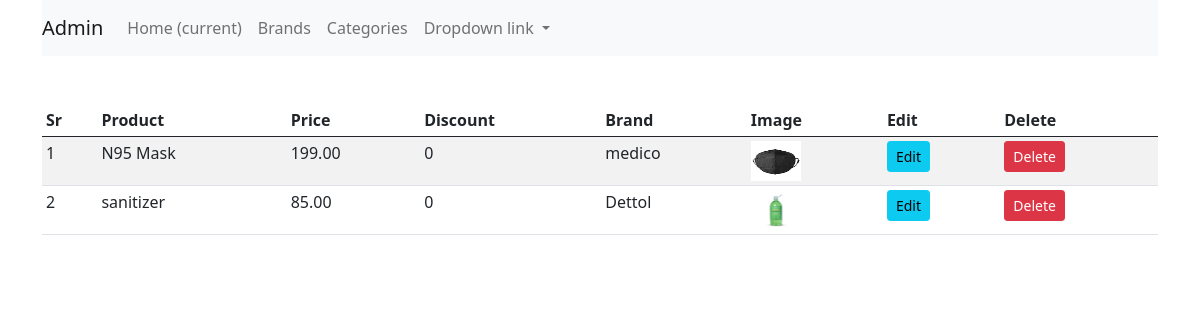
Page / (signed in) on the earlier database version.
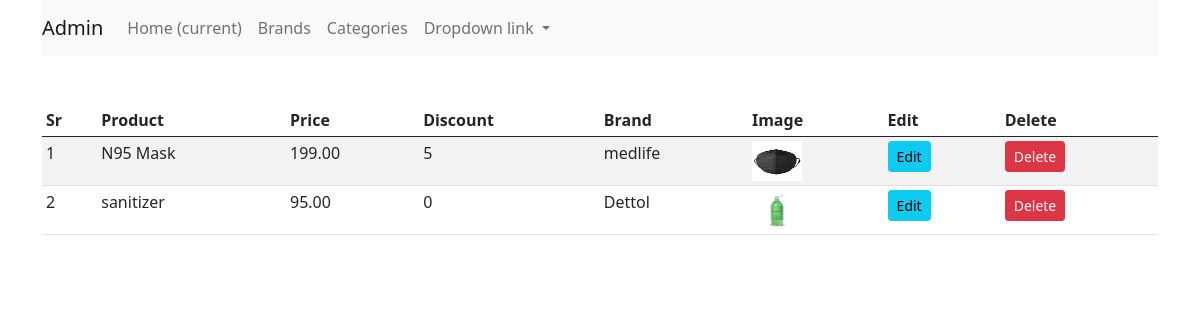
Same page on the later database version.
### shop/products/models.py (models this page shows, shortened)
class Addproduct(db.Model):
    id = db.Column(db.Integer, primary_key=True)
    name = db.Column(db.String(80), nullable=False)
    price = db.Column(db.Numeric(10,2), nullable=False)
    discount = db.Column(db.Integer, default=0)
    stock = db.Column(db.Integer, nullable=False)
    colors = db.Column(db.Text, nullable=False)
    desc = db.Column(db.Text, nullable=False)
    pub_date = db.Column(db.DateTime, nullable=False, default=datetime.utcnow)
    brand_id = db.Column(db.Integer, db.ForeignKey('brand.id'), nullable=False)
    brand = db.relationship('Brand',backref=db.backref('brands', lazy=True))
    category_id = db.Column(db.Integer, db.ForeignKey('category.id'), nullable=False)
    category = db.relationship('Category',backref=db.backref('categories', lazy=True))
    image_1 = db.Column(db.String(150), nullable=False, default='image1.jpg')
    image_2 = db.Column(db.String(150), nullable=False, default='image2.jpg')
    image_3 = db.Column(db.String(150), nullable=False, default='image3.jpg')

class Brand(db.Model):
    id = db.Column(db.Integer, primary_key=True)
    name = db.Column(db.String(30), nullable=False,unique=True)

### shop/admin/routes.py (the view)
@app.route('/')
def admin():
    if 'email' not in session:
        flash('Please login first','danger')
        return redirect(url_for('login'))
    products = Addproduct.query.all()
    return render_template('admin/index.html', title='Admin Page',products=products)

### shop/templates/admin/index.html (shortened to what this page needs)
{% extends 'layout.html' %}
{% block content %}
<div class="container">
    <nav class="navbar navbar-expand-lg navbar-light bg-light">
        <a class="navbar-brand" href="#">Admin</a>
        <div class="collapse navbar-collapse" id="navbarNavDropdown">
          <ul class="navbar-nav">
            <li class="nav-item active">
              <a class="nav-link" href="#">Home <span class="sr-only">(current)</span></a>
            </li>
            <li class="nav-item">
              <a class="nav-link" href="/brands">Brands</a>
            </li>
            <li class="nav-item">
              <a class="nav-link" href="/category">Categories</a>
            </li>
            <li class="nav-item dropdown">
              <a class="nav-link dropdown-toggle" href="#" id="navbarDropdownMenuLink" data-toggle="dropdown" aria-haspopup="true" aria-expanded="false">
                Dropdown link
              </a>
            </li>
          </ul>
        </div>
      </nav>
</div>
<div class="container mt-5">
    <table class="table table-sm table-condensed table-striped">
        <thead>
            <th>Sr</th>
            <th>Product</th>
            <th>Price</th>
            <th>Discount</th>
            <th>Brand</th>
            <th>Image</th>
            <th>Edit</th>
            <th>Delete</th>
        </thead>
        <tbody>
          {% for product in products %}
          <tr>
            <td>{{loop.index}}</td>
            <td>{{ product.name }}</td>
            <td>{{ product.price }}</td>
            <td>{{ product.discount }}</td>
            <td>{{ product.brand.name}}</td>
            <td> <img src="{{url_for('static',filename='images/' + product.image_1)}}" alt="{{product.name}}" width="50" height="40"></td>
            <td><a href="{{url_for('updateproduct',id=product.id)}}"class="btn btn-info btn-sm" >Edit</a></td>
            <td><a href="{{url_for('updateproduct',id=product.id)}}"class="btn btn-danger btn-sm" >Delete</a></td>
          </tr>
          {% endfor %}
          </tbody>
         </table>
</div>
{% endblock content %}

### shop/templates/layout.html (shortened to what this page needs)
<!doctype html>
<html lang="en">
<head>
    <link href="{{url_for('static', filename='css/bootstrap.min.css')}}" rel="stylesheet">
</head>
<body>
    {% block content %}
    {% endblock content %}
</body>
</html>

Differences in the rows shown:
changed Addproduct "N95 Mask": discount "0" → "5"; brand.name "medico" → "medlife"
changed Addproduct "sanitizer": price "85.00" → "95.00"
